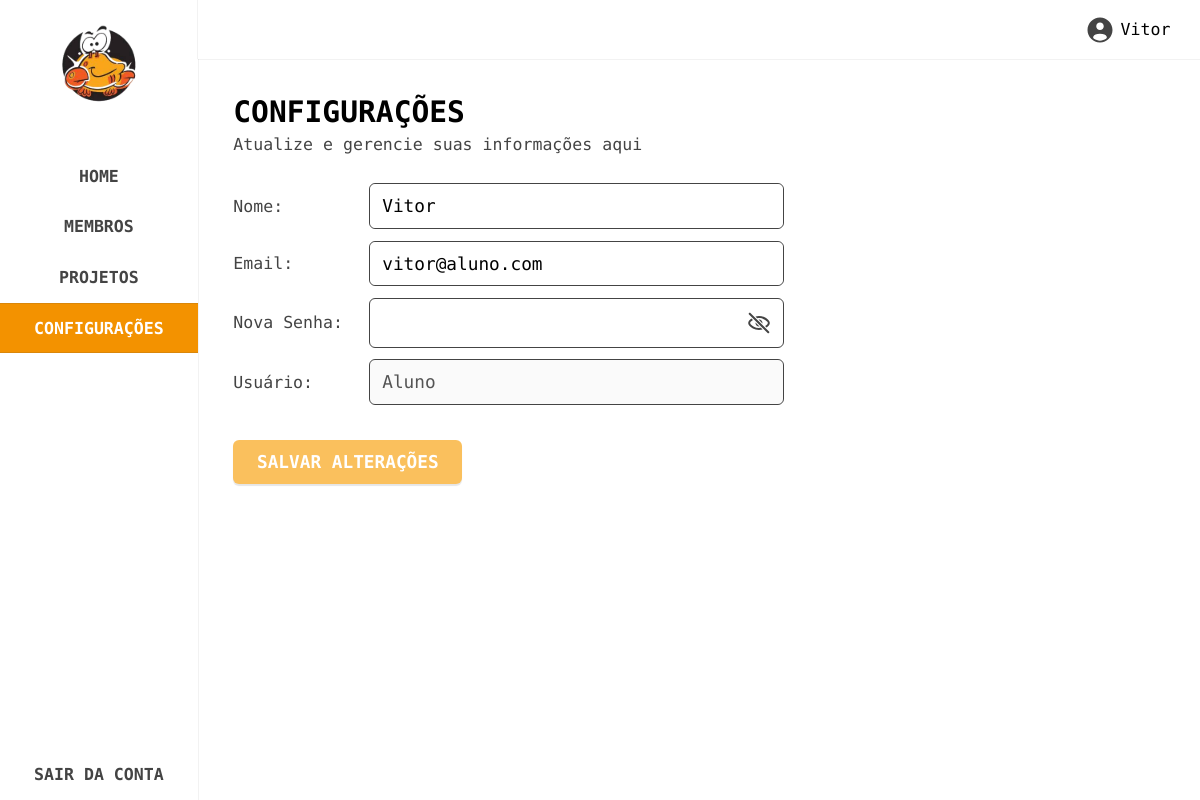
The app's page /configuracoes (signed in) with its own data.
### tables this page shows
CREATE TABLE IF NOT EXISTS `users` (
  `id` bigint(100) NOT NULL AUTO_INCREMENT,
  `name` varchar(100) DEFAULT NULL,
  `email` varchar(150) DEFAULT NULL,
  `phone` varchar(100) DEFAULT NULL,
  `registration_number` bigint(100) DEFAULT NULL,
  `course` varchar(100) DEFAULT NULL,
  `year` varchar(100) DEFAULT NULL,
  `institution` varchar(150) DEFAULT NULL,
  `hours_to_be_validated` int(100) DEFAULT NULL,
  `password` varchar(150) DEFAULT NULL,
  `role` bigint(100) DEFAULT NULL,
  `approved` int(100) DEFAULT 0,
  PRIMARY KEY (`id`)
);

### routes/routes.php (called while the page is built, shortened)
<?php
$route = isset($_GET['url']) ? $_GET['url'] : '';
switch ($route) {
    case 'configuracoes':
        $file = './pages/settings.php';
        break;
}
include $file;
?>

### controllers/users.php (called while the page is built, shortened)
<?php
include_once __DIR__ . '/../config/config.php';
include_once __DIR__ . '/../db/db.php';
function get_user_info($user_id, $fields = []) {
    global $connect;
    $field_list = implode(", ", $fields);
    $query = "SELECT $field_list FROM users WHERE id = ?";
    $stmt = $connect->prepare($query);
    $stmt->bind_param('i', $user_id);
    $stmt->execute();
    $result = [];
    $bind_result_args = [];
    foreach ($fields as $field) {
        $bind_result_args[] = &$result[$field];
    }
    call_user_func_array([$stmt, 'bind_result'], $bind_result_args);
    return $result;
}
?>

### config/config.php (called while the page is built, shortened)
<?php
function base_url($path) {
    return rtrim(BASE_URL, '/') . '/' . ltrim($path, '/');
}
?>

### pages/settings.php (the view, shortened to what this page needs)
<?php
include_once __DIR__ . '/../controllers/users.php';
$user_id = $_COOKIE['user_id'];
$user_info = get_user_info($user_id, ['name', 'email', 'role', 'password']);
$name = $user_info['name'];
$email = $user_info['email'];
$role = $user_info['role'];
?>
<section class="settings" data-page="settings">
    <?php include __DIR__ . '/../partials/sidebar.php'; ?>
    <div class="main">
        <?php include __DIR__ . '/../partials/topbar.php'; ?>
        <div class="content">
            <div class="header">
                <span>
                    <h3>CONFIGURAÇÕES</h3>
                    <p>Atualize e gerencie suas informações aqui</p>
                </span>
            </div>
            <div class="infos">
                <form method="POST" action="" id="edit-user">
                    <span>
                        <label>Nome:</label>
                        <div class="input">
                            <input
                            type="text"
                            name="new-name"
                            value="<?= htmlspecialchars($name) ?>"
                            data-value="<?= htmlspecialchars($name) ?>"
                            class="settings-field">
                        </div>
                    </span>
                    <span>
                        <label>Email:</label>
                        <div class="input">
                            <input type="email"
                            name="new-email"
                            value="<?= htmlspecialchars($email) ?>"
                            data-value="<?= htmlspecialchars($email) ?>"
                            class="settings-field">
                        </div>
                    </span>
                    <span>
                        <label>Nova Senha:</label>
                        <div class="input">
                            <input
                            type="password"
                            name="new-password"
                            value=""
                            data-value=""
                            class="settings-field">
                            <button type="button" class="hide-show">
                                <img class="eye-hide" src="<?= base_url('assets/images/svg/eye-hide.svg') ?>" alt="eye-hide">
                            </button>
                        </div>
                    </span>
                    <span>
                        <label>Usuário:</label>
                        <div class="input">
                            <input
                            type="text"
                            value="<?= intval($role) == 1 ? 'Admin' : (intval($role) == 2 ? 'Funcionário' : 'Aluno') ?>"
                            data-value="<?= intval($role) == 1 ? 'Admin' : (intval($role) == 2 ? 'Funcionário' : 'Aluno') ?>"
                            class="settings-field"
                            readonly
                            disabled>
                        </div>
                    </span>
                    <div class="buttons">
                        <button type="submit" class="submit">SALVAR ALTERAÇÕES</button>
                    </div>
                </form>
            </div>
        </div>
    </div>
</section>

### assets/sass/style.css (style rules this page uses)
html { font-size: 74%; }
h1, h2, h3, h4, h5, h6 { font-weight: 600; }
h3 { font-size: 2.5rem; }
p, li, label { font-size: 1.4rem; list-style: none; }
* { margin: 0; padding: 0; box-sizing: border-box; font-family: "Encode Sans Expanded", sans-serif; }
body, html { overflow-x: hidden; }
section.settings { position: relative; z-index: 5; display: flex; }
section.settings .main { width: 100%; }
section.settings .main .content { display: flex; flex-direction: column; padding: 3rem; width: 100%; height: calc(100% - 5rem); }
section.settings .main .content .header { display: flex; justify-content: space-between; align-items: center; }
section.settings .main .content .header span:first-child { display: flex; flex-direction: column; gap: 0.5rem; }
section.settings .main .content .header span:first-child h3 { color: #000; font-weight: 700; }
section.settings .main .content .header span:first-child p { color: #444444; font-weight: 400; }
section.settings .main .content .infos { position: relative; margin-top: 2.5rem; }
section.settings .main .content .infos form { display: flex; flex-direction: column; gap: 1rem; }
section.settings .main .content .infos form span { display: flex; align-items: center; gap: 1.5rem; }
section.settings .main .content .infos form label { color: #444444; font-weight: 400; width: 10rem; }
section.settings .main .content .infos form .input { position: relative; border: 1px solid #444444; border-radius: 6px; color: #000; width: 35rem; max-width: 100%; display: flex; align-items: center; }
section.settings .main .content .infos form .input img { margin-left: 1rem; }
section.settings .main .content .infos form .input input { position: relative; width: 100%; font-size: 1.5rem; border: none; outline: none; padding: 1rem; border-radius: 6px; }
section.settings .main .content .infos form .input button { background: none; border: none; padding: 1rem; display: flex; justify-content: center; align-items: center; cursor: pointer; }
section.settings .main .content .infos form .input button img { width: 2rem; margin: 0; }
section.settings .main .content .buttons { display: flex; align-items: center; gap: 1rem; margin-top: 2rem; }
section.settings .main .content .buttons button { transition: all 0.2s ease; }
section.settings .main .content .buttons button.submit { display: flex; justify-content: center; align-items: center; gap: 1rem; max-width: 100%; padding: 1rem 2rem; background: #F9A61A; font-size: 1.5rem; font-weight: 700; color: #fff; border-radius: 6px; border: none; box-shadow: 0 2px 1px rgba(0, 0, 0, 0.1450980392); cursor: pointer; }
section.settings .main .content .buttons button.disabled { opacity: 0.7; cursor: default; }

### records on screen
users: new-name "Vitor", new-email "vitor@aluno.com", role "Aluno"

### other values on screen
$user_info['name'] "Vitor"
